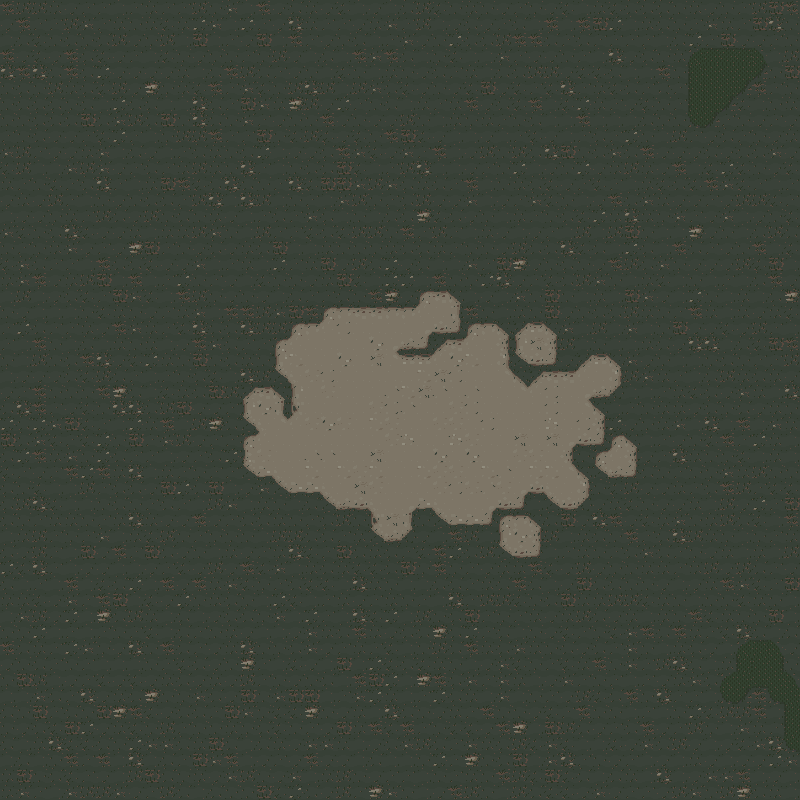

Tiled map render using the project's own tile images. Description and the map definition, with tile-layer contents summarised, below:
An orthogonal 50x50 tile map with 16x16 px tiles, 1 tile layer (ground), 3 tilesets and 15 objects (marker).

<map version="1.0" tiledversion="1.1.4" orientation="orthogonal" renderorder="right-down" width="50" height="50" tilewidth="16" tileheight="16" infinite="0" nextobjectid="119">
 <tileset firstgid="1" source="tileset.tsx" />
 <tileset firstgid="421" source="tileset_objects.tsx" />
 <tileset firstgid="631" source="trees_large.tsx" />
 <layer name="ground" width="50" height="50">
  <data>[2500 cells, 2500 non-empty, 51 distinct tile ids]</data>
 </layer>
 <objectgroup name="objects">
  <object id="19" name="spawn" type="marker" x="316.167" y="415.167">
   <point />
  </object>
  <object id="22" template="templates/campfire.tx" x="419.667" y="442" />
  <object id="102" template="templates/treestump.tx" x="392.333" y="447.333" />
  <object id="105" template="templates/treestump.tx" gid="2147484255" x="438.5" y="455.5" />
  <object id="107" gid="603" x="410.5" y="426.5" width="16" height="32" />
  <object id="108" gid="602" x="375" y="437" width="16" height="32" />
  <object id="109" gid="610" x="555.5" y="556" width="16" height="32" />
  <object id="110" gid="611" x="619" y="518.5" width="16" height="32" />
  <object id="111" gid="608" x="576.5" y="526.5" width="16" height="32" />
  <object id="112" gid="613" x="592.5" y="595.5" width="16" height="32" />
  <object id="113" gid="601" x="446" y="428" width="16" height="32" />
  <object id="114" template="templates/tree_large1.tx" x="197.5" y="390.5" />
  <object id="116" template="templates/tree_large2.tx" x="201" y="448" />
  <object id="117" template="templates/tree_large3.tx" x="167.5" y="423" />
  <object id="118" template="templates/tree_large4.tx" x="248" y="363" />
 </objectgroup>
</map>
